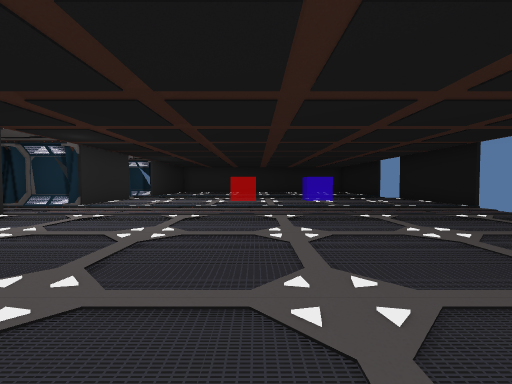
View 1 (above)

21 first-person views from a walk through a 3-D level made in the Unity game engine. The camera is 1.4 m above the floor, tilts 2° down and sees 90° across. The floor is counted in squares, 2 m on a side. Each view is taken from the middle of a square. On the plan, view 1 faces up. The plan holds only what a view shows up to about 9 squares ahead; the rest is blank. Door leaves are left out, so doorways stand open.

View 2
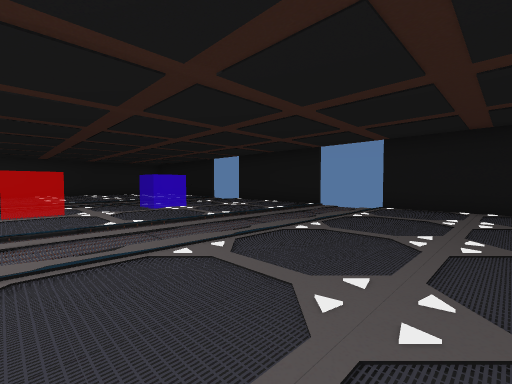

View 3
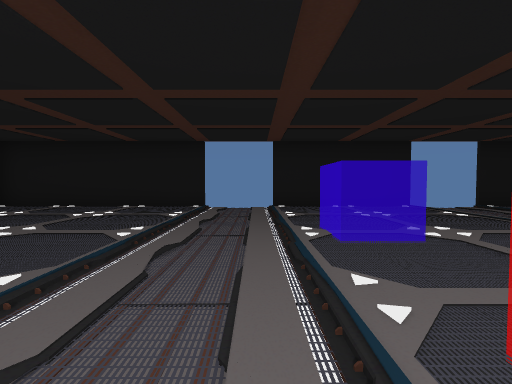

View 4
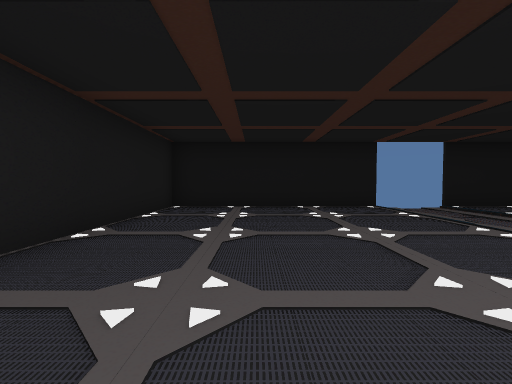

View 5
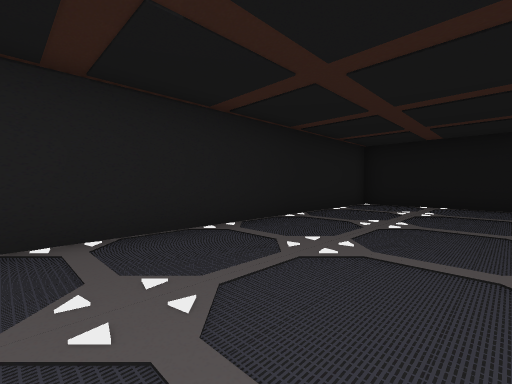

View 6
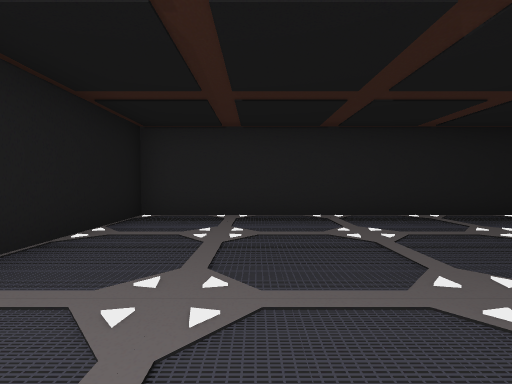

View 7
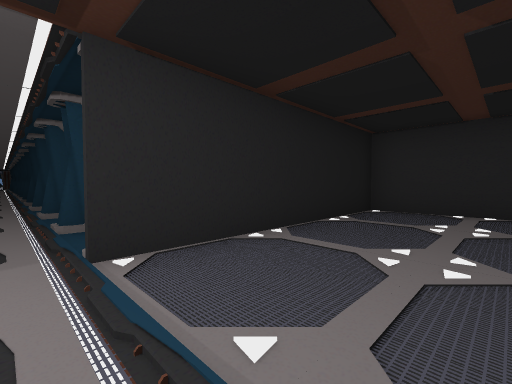

View 8
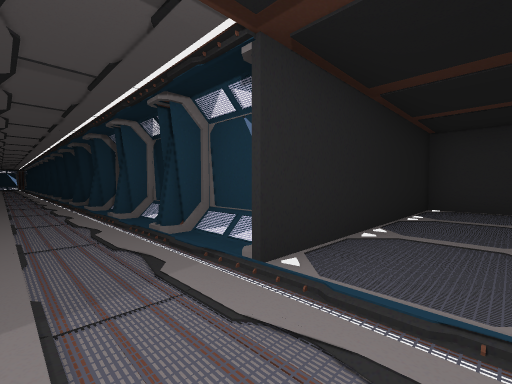

View 9
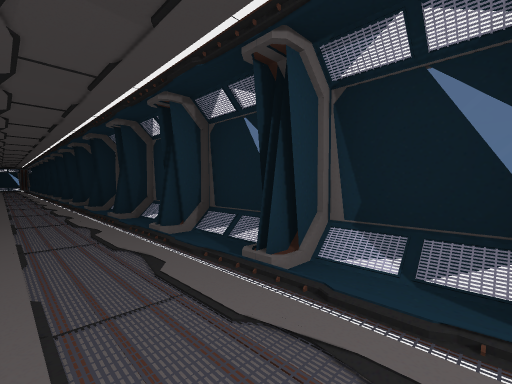

View 10
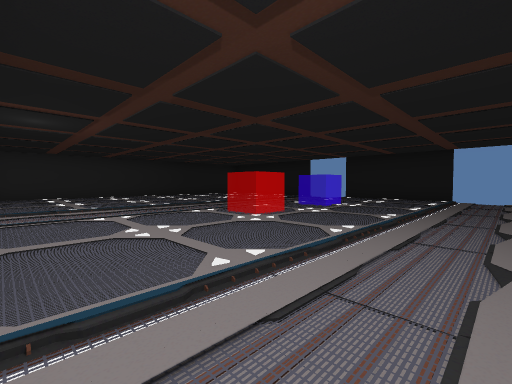

View 11
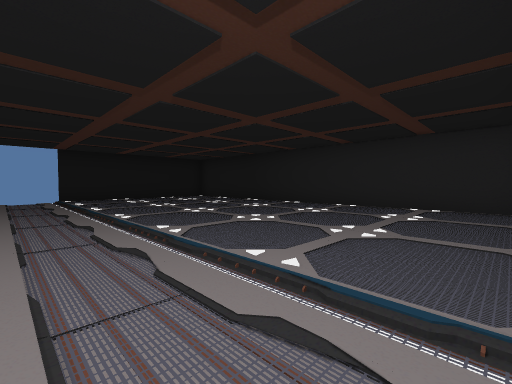

View 12
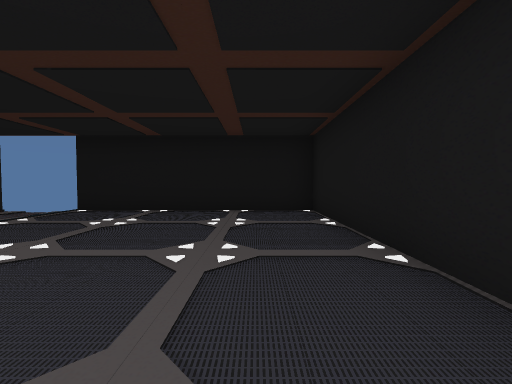

View 13
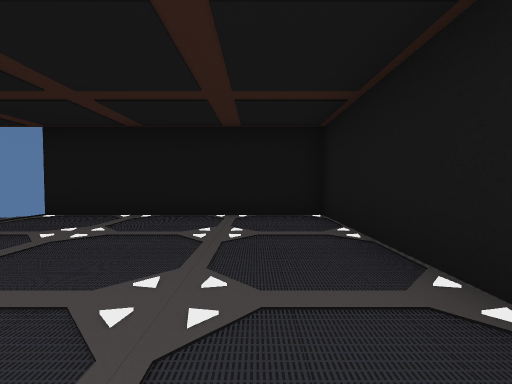

View 14
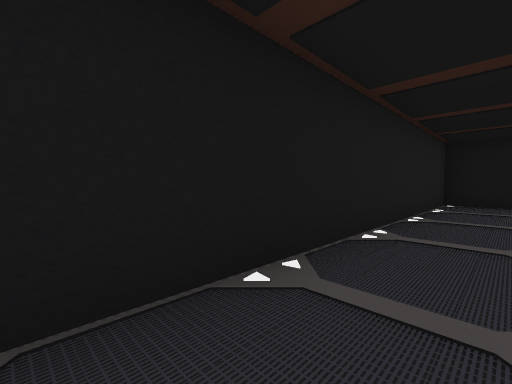

View 15
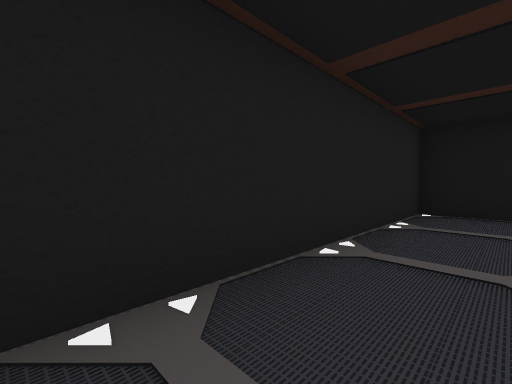

View 16
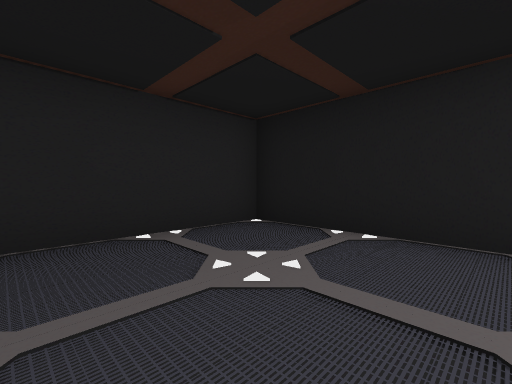

View 17
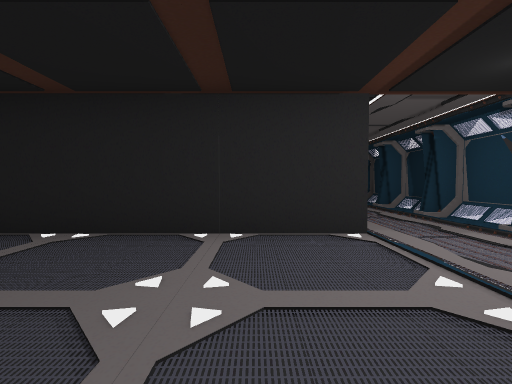

View 18
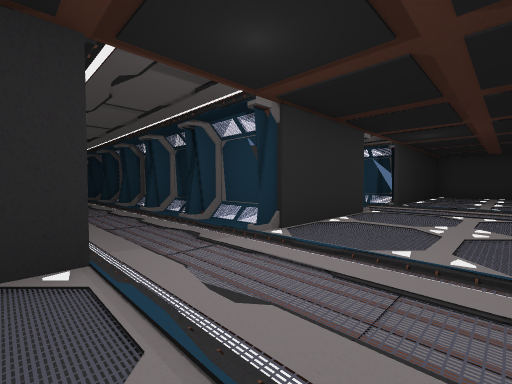

View 19
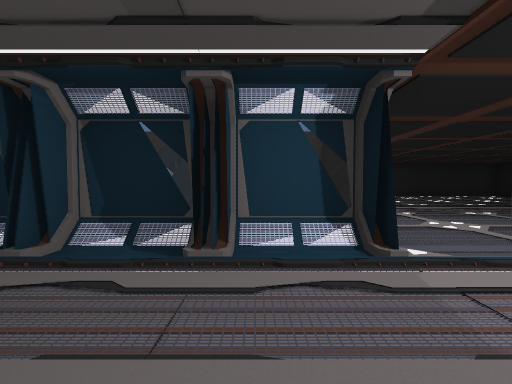

View 20
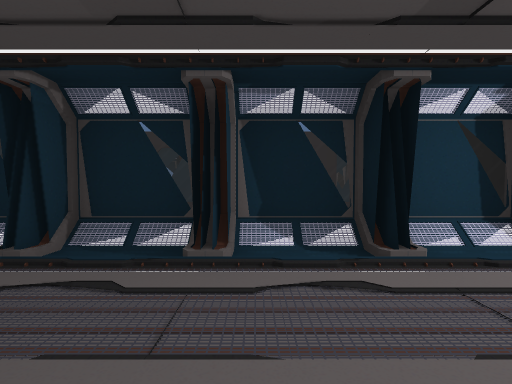

View 21
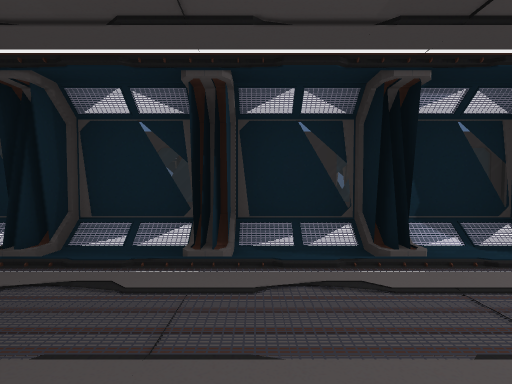

### Floor plan
Key: @ floor where view 1 was taken; # wall or solid block; . floor; / step, stairs or slope; D open door.
Columns run from 20 left of view 1 to 7 right of it. Each row starts with its distance up from view 1.
 20               ##############
 19               #............#
 18               #............#
 17               #............#
 16               #............#
 15       #########............#
 14   #/#/#/#/#/#/#............#
 13 ..........................DD
 12 ..........................DD
 11        /#/#/#/#....  .  ...#
 10               #....  .  ...#
  9       #########............#
  8       #/#/#/#/#............#
  7        ...................DD
  6         ..................DD
  5          / / /#............#
  4               #............#
  3               #............#
  2               #............#
  1               #............#
  0               #.....@......#
 -1               ##############

Positions as (right, up) in squares from view 1, and headings:
1: (0, 0), facing up
2: (-1, 3), facing up-right
3: (-1, 12), facing right
4: (-1, 17), facing right
5: (-2, 16), facing up-right
6: (-3, 14), facing up
7: (-3, 13), facing up-left
8: (-4, 12), facing up-left
9: (-8, 12), facing up-left
10: (-5, 6), facing up-right
11: (-5, 7), facing down-right
12: (0, 1), facing right
13: (1, 1), facing right
14: (4, 1), facing down-left
15: (1, 1), facing down-left
16: (-2, 3), facing down-left
17: (-2, 4), facing left
18: (-3, 5), facing up-left
19: (-7, 5), facing up
20: (-9, 5), facing up
21: (-11, 5), facing up
